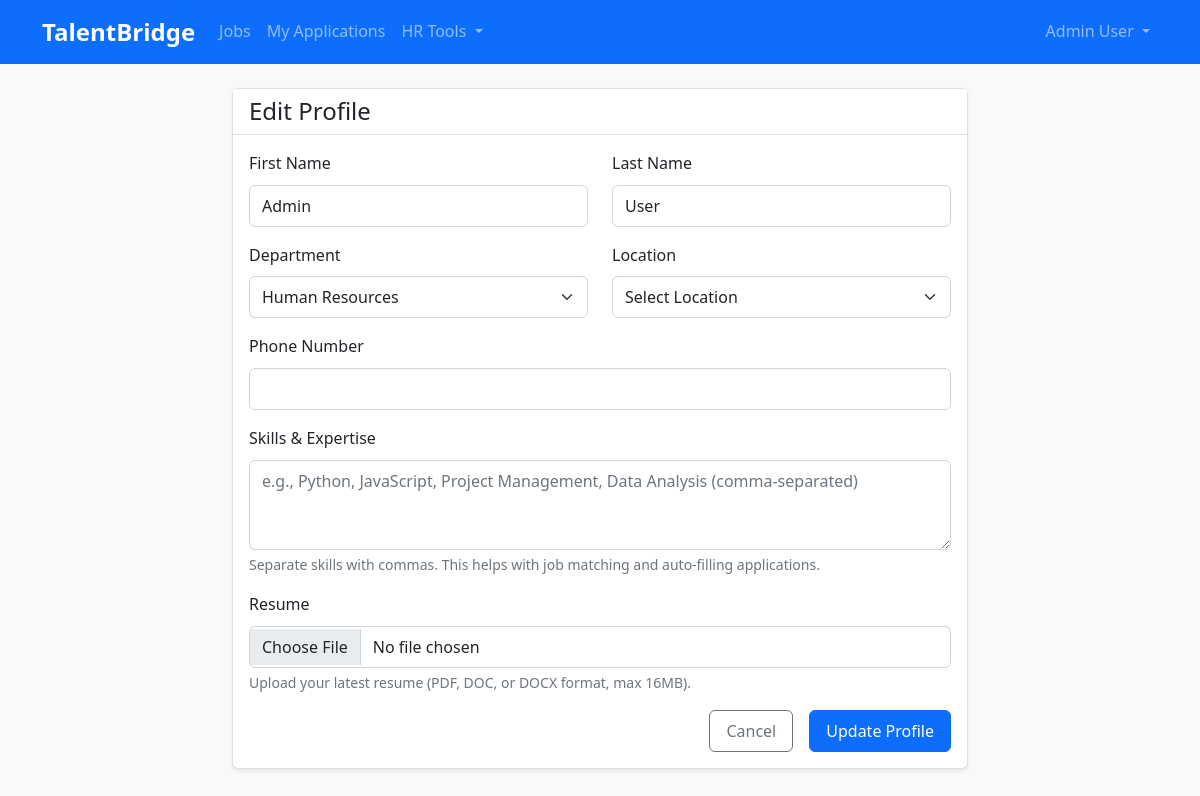
The app's page /profile/edit (signed in) with its own data.
### app/models.py (models this page shows, shortened)
class User(UserMixin, db.Model):
    id = db.Column(db.Integer, primary_key=True)
    username = db.Column(db.String(80), unique=True, nullable=False)
    email = db.Column(db.String(120), unique=True, nullable=False)
    password = db.Column(db.String(120), nullable=False)
    role = db.Column(db.String(20), nullable=False, default='employee')
    first_name = db.Column(db.String(50), nullable=False)
    last_name = db.Column(db.String(50), nullable=False)
    department = db.Column(db.String(100))
    location = db.Column(db.String(100))
    skills = db.Column(db.Text)
    phone = db.Column(db.String(20))
    resume_filename = db.Column(db.String(200))
    created_at = db.Column(db.DateTime, default=datetime.utcnow)
    applications = db.relationship('Application', backref='applicant', lazy=True)
    posted_jobs = db.relationship('Job', backref='posted_by_user', lazy=True)
    def get_full_name(self):
        return f"{self.first_name} {self.last_name}"

### app/routes/profile.py (the view, shortened to what this page needs)
@profile_bp.route('/edit', methods=['GET', 'POST'])
@login_required
def edit_profile():
    return render_template('profile/edit_profile.html')

### app/templates/profile/edit_profile.html (shortened to what this page needs)
{% extends "base.html" %}
{% block content %}
<div class="row justify-content-center">
    <div class="col-lg-8">
        <div class="card">
            <div class="card-header">
                <h4 class="mb-0">Edit Profile</h4>
            </div>
            <div class="card-body">
                <form method="POST" enctype="multipart/form-data">
                    <div class="row">
                        <div class="col-md-6">
                            <div class="mb-3">
                                <label for="first_name" class="form-label">First Name</label>
                                <input type="text" class="form-control" id="first_name" name="first_name"
                                       value="{{ current_user.first_name }}" required>
                            </div>
                        </div>
                        <div class="col-md-6">
                            <div class="mb-3">
                                <label for="last_name" class="form-label">Last Name</label>
                                <input type="text" class="form-control" id="last_name" name="last_name"
                                       value="{{ current_user.last_name }}" required>
                            </div>
                        </div>
                    </div>
                    <div class="row">
                        <div class="col-md-6">
                            <div class="mb-3">
                                <label for="department" class="form-label">Department</label>
                                <select class="form-select" id="department" name="department">
                                    <option value="HR" {% if current_user.department == 'HR' %}selected{% endif %}>Human Resources</option>
                                </select>
                            </div>
                        </div>
                        <div class="col-md-6">
                            <div class="mb-3">
                                <label for="location" class="form-label">Location</label>
                                <select class="form-select" id="location" name="location">
                                    <option value="">Select Location</option>
                                </select>
                            </div>
                        </div>
                    </div>
                    <div class="mb-3">
                        <label for="phone" class="form-label">Phone Number</label>
                        <input type="tel" class="form-control" id="phone" name="phone"
                               value="{{ current_user.phone or '' }}">
                    </div>
                    <div class="mb-3">
                        <label for="skills" class="form-label">Skills & Expertise</label>
                        <textarea class="form-control" id="skills" name="skills" rows="3"
                                  placeholder="e.g., Python, JavaScript, Project Management, Data Analysis (comma-separated)">{{ current_user.skills or '' }}</textarea>
                        <div class="form-text">Separate skills with commas. This helps with job matching and auto-filling applications.</div>
                    </div>
                    <div class="mb-3">
                        <label for="resume" class="form-label">Resume</label>
                        <input type="file" class="form-control" id="resume" name="resume" accept=".pdf,.doc,.docx">
                        <div class="form-text">
                            Upload your latest resume (PDF, DOC, or DOCX format, max 16MB).
                        </div>
                    </div>
                    <div class="d-grid gap-2 d-md-flex justify-content-md-end">
                        <a href="{{ url_for('profile.profile') }}" class="btn btn-outline-secondary me-md-2">Cancel</a>
                        <button type="submit" class="btn btn-primary">Update Profile</button>
                    </div>
                </form>
            </div>
        </div>
    </div>
</div>
{% endblock %}

### app/templates/base.html (shortened to what this page needs)
<!DOCTYPE html>
<html lang="en">
<head>
    <link href="https://cdn.jsdelivr.net/npm/bootstrap@5.1.3/dist/css/bootstrap.min.css" rel="stylesheet">
    <link href="{{ url_for('static', filename='css/style.css') }}" rel="stylesheet">
</head>
<body>
    <nav class="navbar navbar-expand-lg navbar-dark bg-primary">
        <div class="container">
            <a class="navbar-brand" href="{{ url_for('index') }}">TalentBridge</a>
            {% if current_user.is_authenticated %}
            <div class="collapse navbar-collapse" id="navbarNav">
                <ul class="navbar-nav me-auto">
                    <li class="nav-item">
                        <a class="nav-link" href="{{ url_for('jobs.job_list') }}">Jobs</a>
                    </li>
                    <li class="nav-item">
                        <a class="nav-link" href="{{ url_for('applications.my_applications') }}">My Applications</a>
                    </li>
                    {% if current_user.role in ['hr', 'manager'] %}
                    <li class="nav-item dropdown">
                        <a class="nav-link dropdown-toggle" href="#" role="button" data-bs-toggle="dropdown">
                            HR Tools
                        </a>
                    </li>
                    {% endif %}
                </ul>
                <ul class="navbar-nav">
                    <li class="nav-item dropdown">
                        <a class="nav-link dropdown-toggle" href="#" role="button" data-bs-toggle="dropdown">
                            {{ current_user.get_full_name() }}
                        </a>
                    </li>
                </ul>
            </div>
            {% endif %}
        </div>
    </nav>
    <main class="container mt-4">
        {% block content %}{% endblock %}
    </main>
</body>
</html>

### app/static/css/style.css (style rules this page uses)
:root { --primary-color: #0d6efd; --secondary-color: #6c757d; --success-color: #198754; --info-color: #0dcaf0; --warning-color: #ffc107; --danger-color: #dc3545; --light-color: #f8f9fa; --dark-color: #212529; }
body { font-family: 'Segoe UI', Tahoma, Geneva, Verdana, sans-serif; background-color: #f8f9fa; line-height: 1.6; }
.navbar-brand { font-weight: bold; font-size: 1.5rem; }
.card { box-shadow: 0 0.125rem 0.25rem rgba(0, 0, 0, 0.075); border: 1px solid rgba(0, 0, 0, 0.125); border-radius: 0.375rem; }
.card-header { background-color: #fff; border-bottom: 1px solid rgba(0, 0, 0, 0.125); font-weight: 500; }
.btn { font-weight: 500; border-radius: 0.375rem; padding: 0.5rem 1rem; transition: all 0.2s ease-in-out; }
.form-control, .form-select { border-radius: 0.375rem; border: 1px solid #ced4da; padding: 0.5rem 0.75rem; transition: border-color 0.15s ease-in-out, box-shadow 0.15s ease-in-out; }

### records on screen
User: get_full_name "Admin User", first_name "Admin", last_name "User", department "Human Resources"
